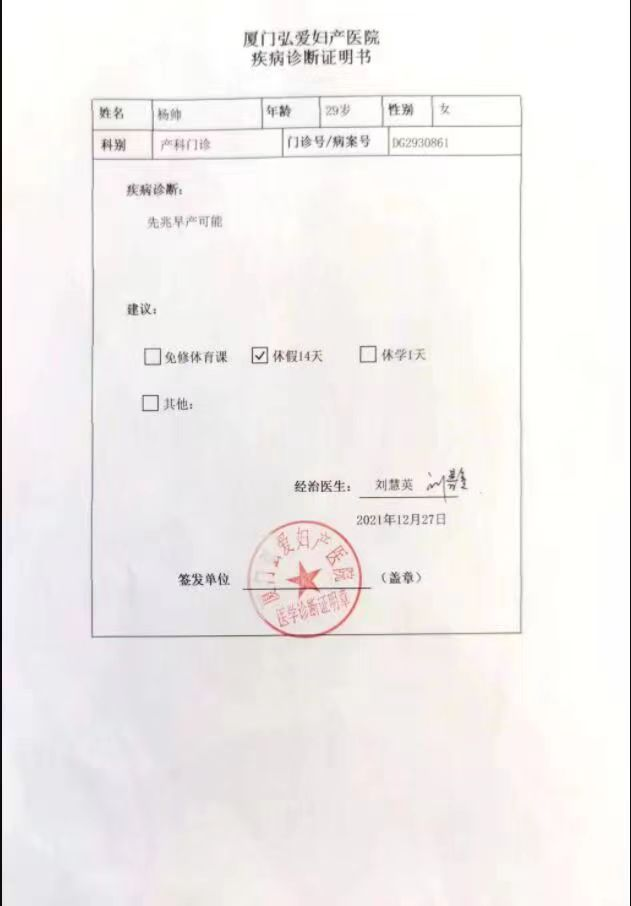
#> input picture rest.jpg, 631 x 906 px
$ python 16_xiufu.py
#> lines starting #> are read from the running program, lines starting #| are printed output that depends on the picture; after the words box and inside, x2 and y2 are one past the last pixel; in counts of white or black regions, pixels touching at a corner belong together
# author:jerry wong
# date:2022 08 10 15:05

"""修复图片"""

import cv2
import numpy as np

# 1. 确定图片路径
path = "rest.jpg"
# 2. 读取显示图片
img = cv2.imread(path)
#> img is the input picture: shape (906, 631, 3); mean B, G, R 238.3, 239.1, 242.5
cv2.imshow("original", img)
# 3. 提取图片信息
# 宽高,高度,通道
hight, width, channel = img.shape[0:3]
#> hight = 906; width = 631; channel = 3
# 4. 图片二值化
thresh = cv2.inRange(img, np.array([240, 240, 240]), np.array([255, 255, 255]))
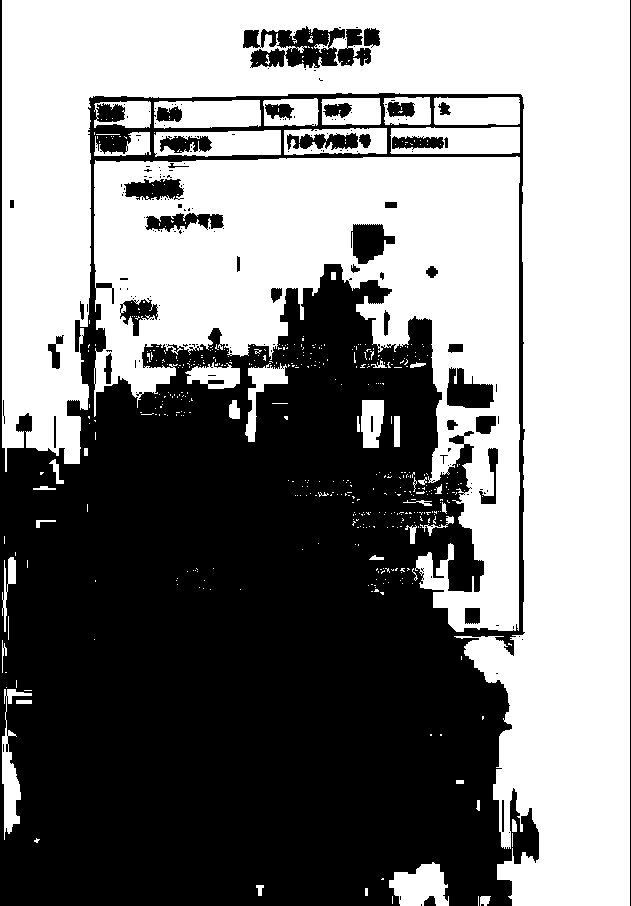
#> thresh: shape (906, 631); 51.2% white; 196 black regions (154 under 20 px), largest, box (x1, y1, x2, y2) and area: (0, 0, 539, 906) 263593, (243, 26, 345, 68) 2617, (447, 367, 494, 408) 1255
cv2.namedWindow("image", 0)
cv2.resizeWindow("image", int(width * 2), int(hight * 2))
cv2.imshow('erzhihua', thresh)
# 5. 做膨胀化处理
kernel = np.ones((3, 3), np.uint8)
# 6. 膨胀区域的处理
dilate_res = cv2.dilate(thresh, kernel, iterations=1)
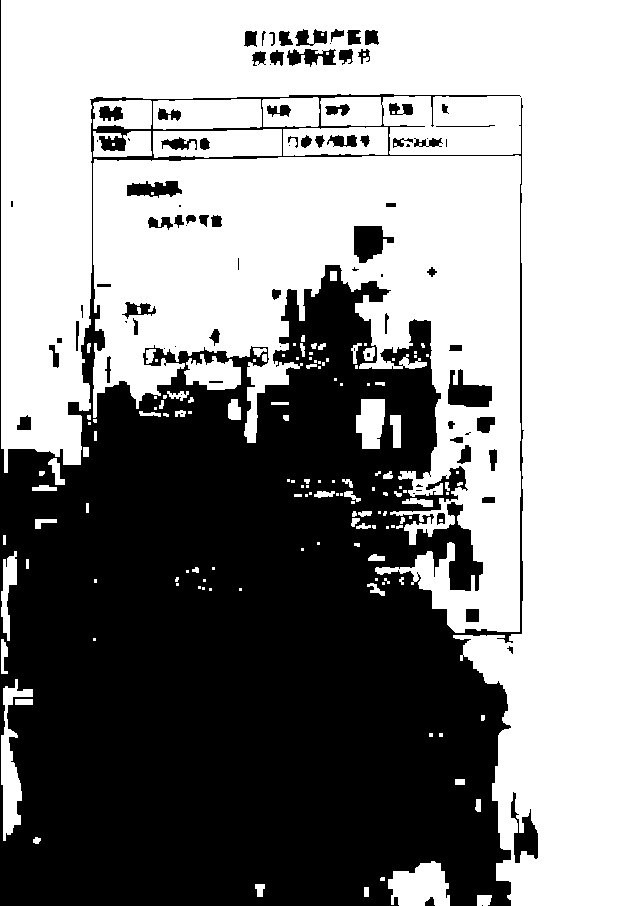
#> dilate_res: shape (906, 631); 55.3% white; 92 black regions (28 under 20 px), largest, box (x1, y1, x2, y2) and area: (0, 0, 524, 906) 244648, (448, 369, 492, 407) 1032, (354, 226, 394, 263) 969
# 7. 修复处理
image_res = cv2.inpaint(img, dilate_res, 5, flags=cv2.INPAINT_TELEA)
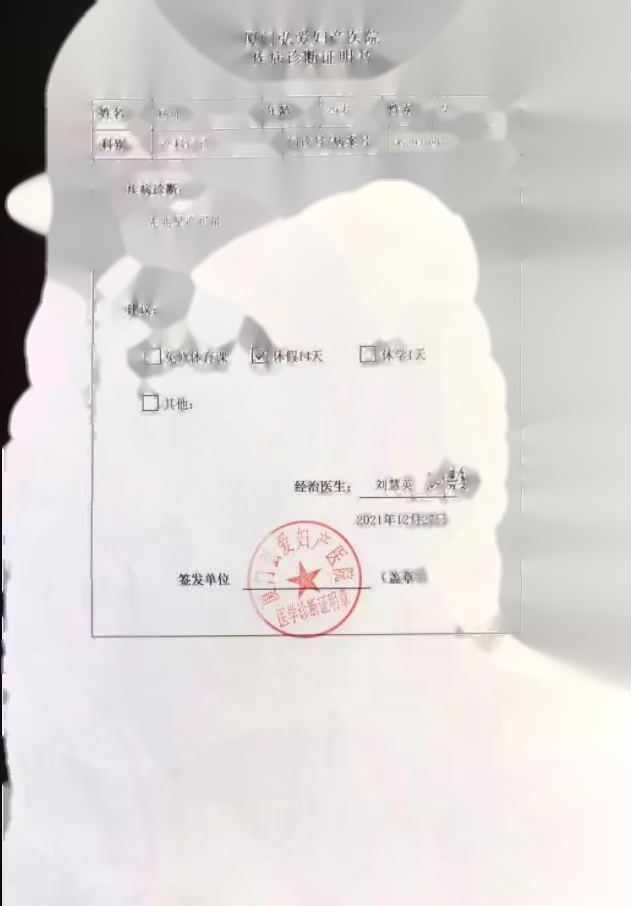
#> image_res: shape (906, 631, 3); mean B, G, R 214.2, 215.7, 219.3

# 8. 显示窗口
cv2.namedWindow("afterxiufu", 0)
# cv2.resizeWindow("newImage", int(width * 2), int(hight * 2))
cv2.imshow("afterxiuf", image_res)
cv2.waitKey()
#> (the run stopped early here; a loop or call above may not have finished)
